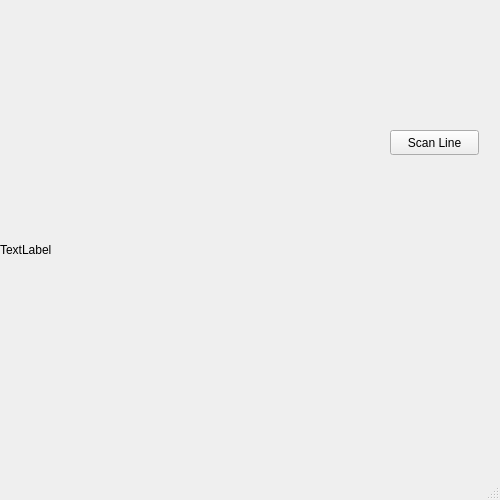
<?xml version="1.0" encoding="UTF-8"?>
<ui version="4.0">
 <class>MainWindow</class>
 <widget class="QMainWindow" name="MainWindow">
  <property name="geometry">
   <rect>
    <x>0</x>
    <y>0</y>
    <width>500</width>
    <height>500</height>
   </rect>
  </property>
  <property name="windowTitle">
   <string>MainWindow</string>
  </property>
  <widget class="QWidget" name="centralwidget">
   <widget class="QLabel" name="label">
    <property name="geometry">
     <rect>
      <x>0</x>
      <y>0</y>
      <width>500</width>
      <height>500</height>
     </rect>
    </property>
    <property name="text">
     <string>TextLabel</string>
    </property>
   </widget>
   <widget class="QPushButton" name="pushButton">
    <property name="geometry">
     <rect>
      <x>390</x>
      <y>130</y>
      <width>89</width>
      <height>25</height>
     </rect>
    </property>
    <property name="text">
     <string>Scan Line</string>
    </property>
   </widget>
  </widget>
  <widget class="QMenuBar" name="menubar">
   <property name="geometry">
    <rect>
     <x>0</x>
     <y>0</y>
     <width>500</width>
     <height>19</height>
    </rect>
   </property>
  </widget>
  <widget class="QStatusBar" name="statusbar"/>
 </widget>
 <resources/>
 <connections/>
</ui>
